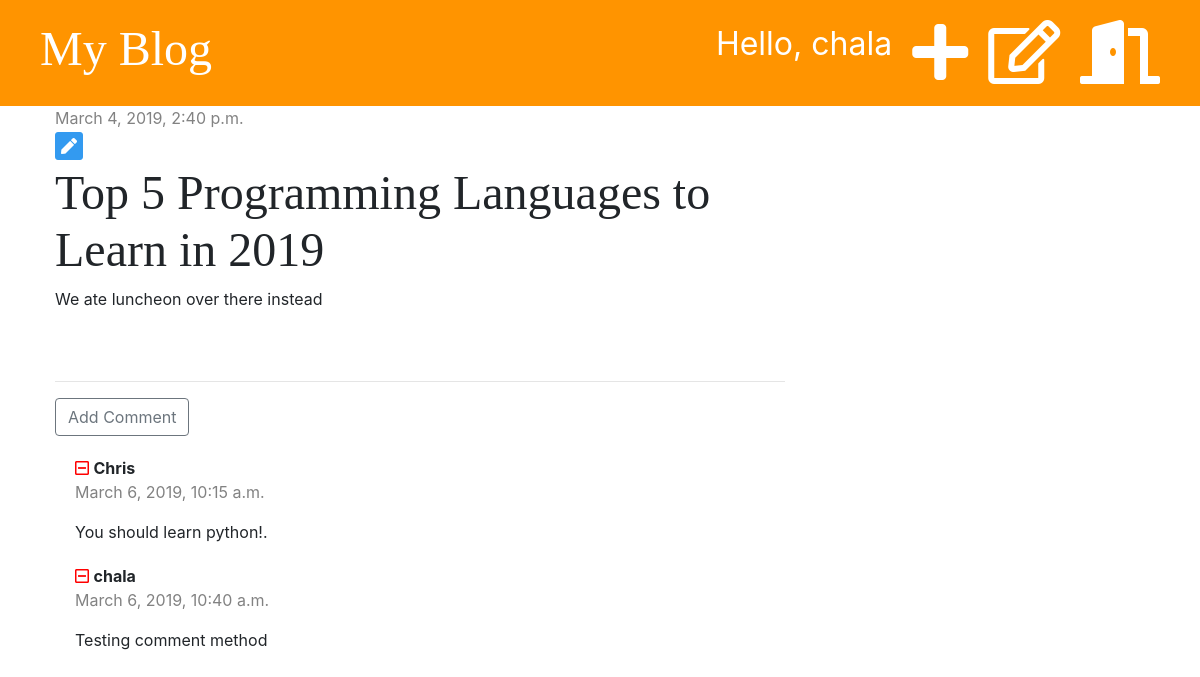
Page /post/2/ (signed in) on the committed database.
### blog/models.py (models this page shows, shortened)
class Post(models.Model):
    author = models.ForeignKey('auth.User', on_delete=models.CASCADE)
    title = models.CharField(max_length=200)
    text = models.TextField()
    created_date = models.DateTimeField(default=timezone.now)
    published_date = models.DateTimeField(blank=True, null=True)

class Comment(models.Model):
    post = models.ForeignKey('blog.Post', on_delete=models.CASCADE, related_name='comments')
    author = models.CharField(max_length=200)
    text = models.TextField()
    created_date = models.DateTimeField(default=timezone.now)

### blog/views.py (the view)
# urls.py: path('post/<int:pk>/', views.post_detail, name='post_detail'),
def post_detail(request, pk):
    post = get_object_or_404(Post, pk=pk)
    stuff_for_frontend = {'post': post}
    return render(request, 'blog/post_detail.html', stuff_for_frontend)

### blog/templates/blog/post_detail.html (shortened to what this page needs)
{% extends 'blog/base.html' %}
{% block content %}
    <div class="post">
        {% if post.published_date %}
            <div class="date">
                {{ post.published_date }}
            </div>
        {% else %}
            <a href="{% url 'post_publish' pk=post.pk %}" class="btn btn-primary">Publish</a>
        {% endif %}
        {% if user.is_authenticated %}
            <a href="{% url 'post_edit' pk=post.pk %}"><i class="fas fa-pen-square fa-2x" style="color: #339af0;"></i></a>
        {% endif %}
        <h1>{{ post.title }}</h1>
        <p>{{ post.text|linebreaksbr }}</p>
    </div>
    <hr>
    <a href="{% url 'add_comment_to_post' pk=post.pk %}" class="btn btn-outline-secondary">Add Comment</a>
    {% for comment in post.comments.all %}
        <div class="comment">
            <a href="{% url 'comment_remove' pk=comment.pk %}" style="color: red"><i class="far fa-minus-square"></i></a>
            <strong>{{ comment.author }}</strong>
            <div class="date">
                <p>{{ comment.created_date }}</p>
            </div>
            <p>{{ comment.text }}</p>
        </div>
    {% empty %}
        <p>No Comments..</p>
    {% endfor %}
{% endblock %}

### blog/templates/blog/base.html (shortened to what this page needs)
{% load staticfiles %}
<!DOCTYPE html>
<html lang="en">
<head>
    <link rel="stylesheet" href="https://stackpath.bootstrapcdn.com/bootstrap/4.3.1/css/bootstrap.min.css">
    <link rel="stylesheet" href="{% static 'css/blog.css' %}">
    <link rel="stylesheet" href="https://use.fontawesome.com/releases/v5.7.2/css/all.css">
</head>
<body>
<div class="page-header">
    {% if user.is_authenticated %}
        <a href="{% url 'logout' %}" class="top-menu"><i class="fas fa-door-open fa-2x"></i></a>
        <a href="{% url 'post_draft_list' %}" class="top-menu"><i class="far fa-edit fa-2x"></i></a>
        <a href="{% url 'post_new' %}" class="top-menu"><i class="fas fa-plus fa-2x"></i></a>
        <p class="top-menu">Hello, {{ user.username }}</p>
    {% else %}
        <a href="{% url 'login' %}" class="top-menu"><i class="fas fa-sign-in-alt fa-2x"></i></a>
    {% endif %}
    <h1><a href="{% url 'post_list' %}">My Blog</a></h1>
</div>
<div class="content container">
    <div class="row">
        <div class="col-md-8">
            {% block content %}
            {% endblock %}
        </div>
    </div>
</div>
</body>
</html>

### blog/static/css/blog.css (style rules this page uses)
.page-header { background-color: #ff9400; margin-top: 0; padding: 20px 20px 20px 40px; }
.page-header h1, .page-header h1 a { color: #ffffff; font-size: 36pt; text-decoration: none; }
.content { margin-left: 40px; }
h1, h2, h3, h4 { font-family: 'Tangerine', 'Inconsolata', 'Droid Sans', serif; font-size: 48px; }
.date { color: #828282; }
.post { margin-bottom: 70px; }
.top-menu, .top-menu:hover { color: #ffffff; float: right; font-size: 24pt; margin-right: 20px; }
.comment { margin: 20px 0px 20px 20px; }

### rows in the picture
Post: published_date "March 4, 2019, 2:40 p.m.", title "Top 5 Programming Languages to Learn in 2019", text "We ate luncheon over there instead"
Comment: author "Chris", created_date "March 6, 2019, 10:15 a.m.", text "You should learn python!."
Comment: author "chala", created_date "March 6, 2019, 10:40 a.m.", text "Testing comment method"

### other values in the picture
{{ user.username }} "chala"
